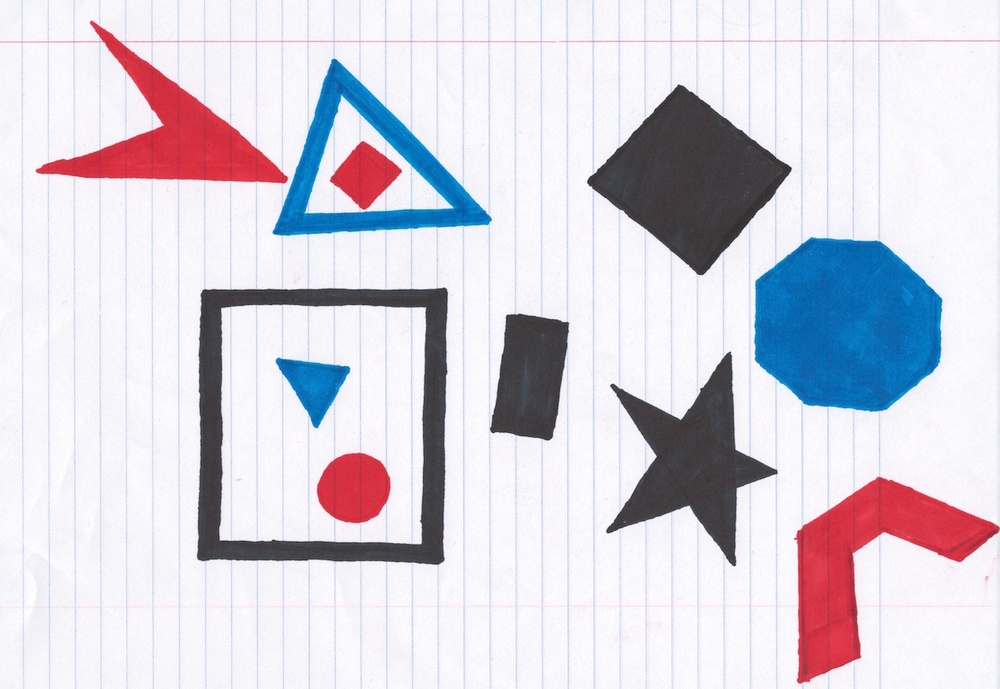
#> input picture cvworkshop final/images/contours.jpg, 1000 x 689 px, shrunk from 1250 x 861 before the run
$ python contours.py   (older library calls are emulated)
#> lines starting #> are read from the running program, lines starting #| are printed output that depends on the picture; after the words box and inside, x2 and y2 are one past the last pixel; in counts of white or black regions, pixels touching at a corner belong together
import cv2

"""
findContours
drawContours
boundingRect

minEnclosingCircle
archLength
approxPolyDP
matchShapes
convexHull
convexityDefects
hierarchy

Contours, what are they? briefly describe how their found.
findContours takes a single channel image, and some other parameters,
    and returns all the contours in the image as a list of lists of lines
    and a hierarchy tree, and we'll see what that is a little later

Hierarchy tree
    In relation to each other you're probably not going use the
    hierarchy tree too terribly much, but it's really good to know what
    it is and what it contains in case you do need some info from it

"""

img = cv2.imread("../images/contours.jpg")
#> img is the input picture: shape (689, 1000, 3); mean B, G, R 220.9, 210.8, 214.2

cv2.imshow("image", img)
cv2.waitKey(0)

gray = cv2.cvtColor(img, cv2.COLOR_BGR2GRAY)
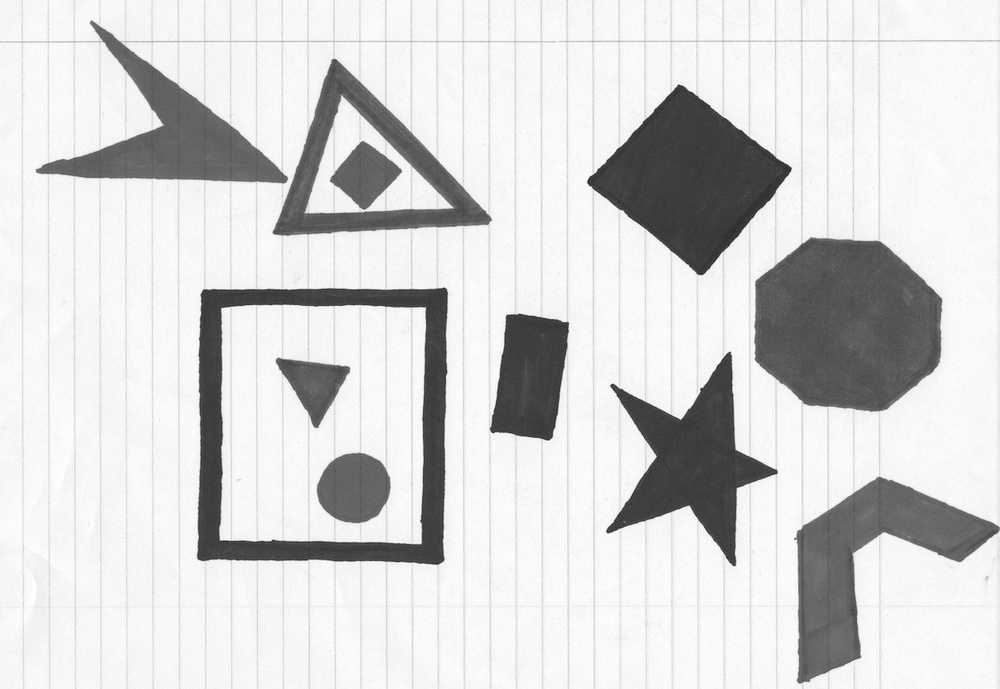
#> gray: shape (689, 1000); min 26, max 255, mean 213

gray = cv2.medianBlur(gray, 3)

ret, thresh = cv2.threshold(gray, 127, 255, cv2.THRESH_BINARY_INV)
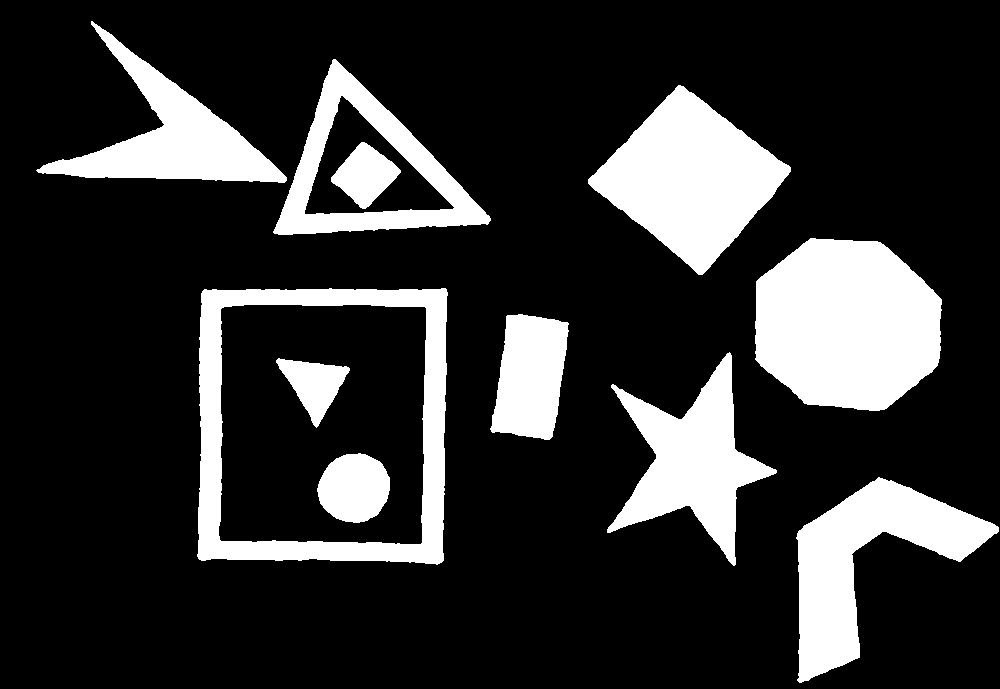
#> thresh: shape (689, 1000); 19.5% white; 11 white regions

cv2.imshow("thresh", thresh)
cv2.waitKey(0)

im2, contours, hierarchy = cv2.findContours(thresh, cv2.RETR_TREE, cv2.CHAIN_APPROX_SIMPLE)
#> contours = 13 contours; largest, box (x1, y1, x2, y2) and area: (197, 288, 448, 565) 66158, (218, 304, 427, 545) 48178, (755, 238, 942, 411) 25517, (588, 85, 791, 275) 19794, (273, 59, 491, 235) 19440

# cv2.drawContours(img, contours, -1, (0, 255, 0), 3)

"""
for cnt in contours:
    x, y, w, h = cv2.boundingRect(cnt)
    cv2.rectangle(img, (x, y), (x+w, y+h), (0, 0, 255), 2)
"""

"""
approximated_contours = []
for cnt in contours:
    if cv2.contourArea(cnt) < 20:
        continue
    epsilon = 0.01 * cv2.arcLength(cnt, True)
    approx = cv2.approxPolyDP(cnt, epsilon, True)
    # 1. approx = cv2.convexHull(cnt)
    # 2. hull = cv2.convexHull(cnt, returnPoints=False)
    # 2. defects = cv2.convexityDefects(cnt,hull)
    if len(approx):
        approximated_contours.append(approx)
"""


cv2.imshow("title", img)
cv2.waitKey(0)


"""
cv2.drawContours(img, contours, -1, (0, 255, 0), 2)

area = cv2.contourArea(cnt)

x, y, w, h = cv2.boundingRect(cnt)
x, y, r = minEnclosingCircle(cnt)

isContourConvex, convexHull, matchShapes

img = cv2.imread("/Users/jtstog/Downloads/heir1.png")

ret, thresh = cv2.threshold(cv2.cvtColor(img, cv2.COLOR_BGR2GRAY), 127, 255, 0)
ret, contours, hierarchy = cv2.findContours(thresh, cv2.RETR_TREE, cv2.CHAIN_APPROX_SIMPLE)

h = hierarchy[0]

idx = 0
for idx in range(len(h)):
    print(idx, h[idx])
    imc = img.copy()
    cv2.drawContours(imc, contours, idx, (0, 0, 255), 5)

    cv2.imshow("title", imc)
    cv2.waitKey(0)
Hierarchy: [next, previous, child, parent]
"""
